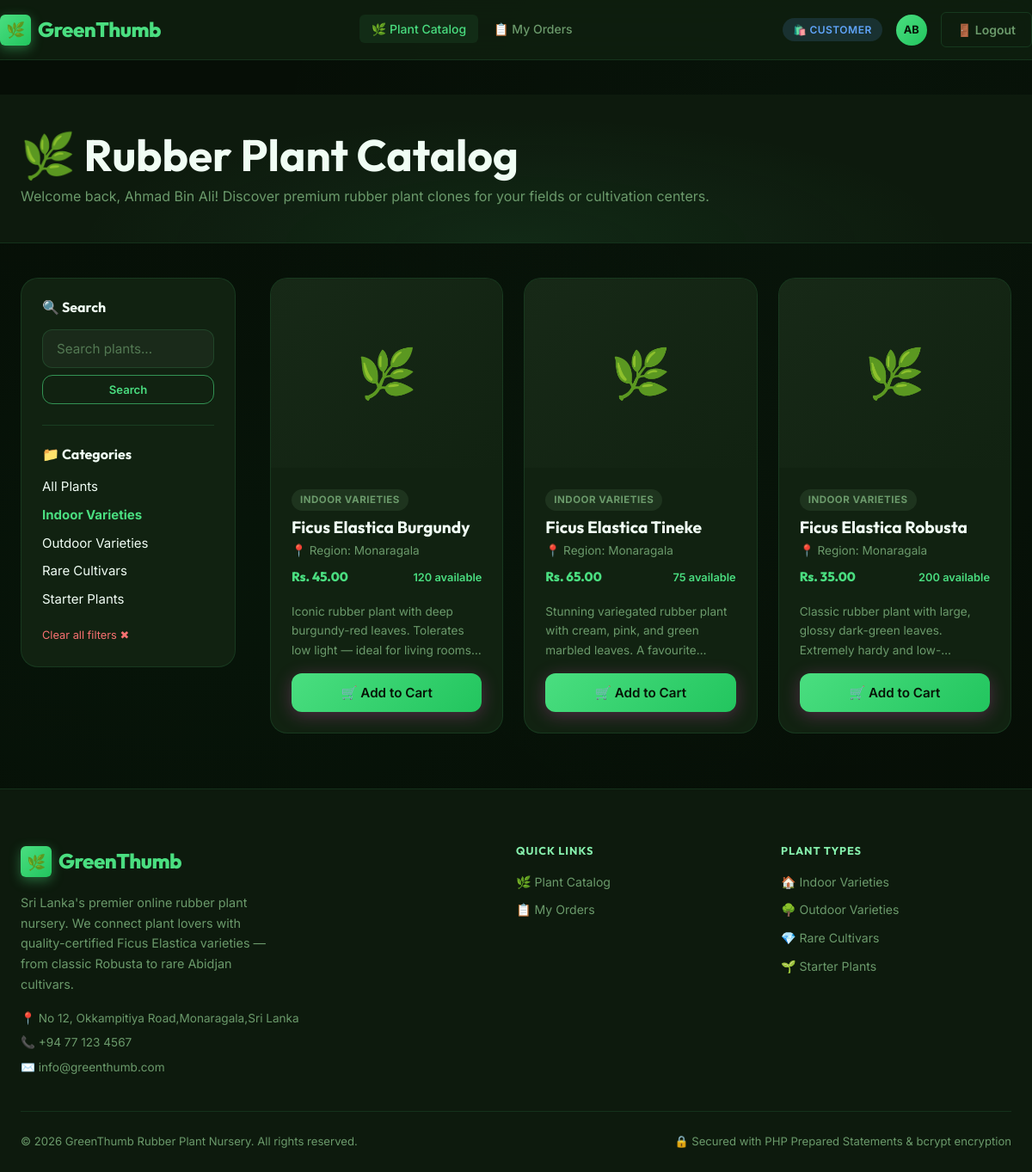
Page /customer/catalog.php?cat=1 (signed in) on the committed database.
### tables this page shows
CREATE TABLE plant_categories (
    category_id   INT UNSIGNED    NOT NULL AUTO_INCREMENT,

     
    category_name VARCHAR(100)    NOT NULL,

     
    description   TEXT            NULL,

    created_at    TIMESTAMP       NOT NULL DEFAULT CURRENT_TIMESTAMP,

    PRIMARY KEY (category_id),
    UNIQUE KEY uq_category_name (category_name)
);

CREATE TABLE plants (
    plant_id        INT UNSIGNED        NOT NULL AUTO_INCREMENT,

     
    category_id     INT UNSIGNED        NULL,

     
    plant_name      VARCHAR(150)        NOT NULL,

     
    scientific_name VARCHAR(150)        NULL,

     
    description     TEXT                NULL,

     
     
    price_per_unit  DECIMAL(10, 2)      NOT NULL DEFAULT 0.00,

     
    stock_quantity  INT UNSIGNED        NOT NULL DEFAULT 0,

     
    min_order_qty   INT UNSIGNED        NOT NULL DEFAULT 1,

     
    image_filename  VARCHAR(255)        NULL,

     
    is_available    TINYINT(1)          NOT NULL DEFAULT 1,

     
    created_by      INT UNSIGNED        NULL,    
    created_at      TIMESTAMP           NOT NULL DEFAULT CURRENT_TIMESTAMP,
    updated_at      TIMESTAMP           NOT NULL DEFAULT CURRENT_TIMESTAMP
                                                 ON UPDATE CURRENT_TIMESTAMP,

     
     
     
    PRIMARY KEY (plant_id),

     
    CONSTRAINT chk_price_positive   CHECK (price_per_unit >= 0),
    CONSTRAINT chk_stock_positive   CHECK (stock_quantity >= 0),
    CONSTRAINT chk_min_order        CHECK (min_order_qty  >= 1),

     
    INDEX idx_plants_category   (category_id),    
    INDEX idx_plants_available  (is_available),   
    INDEX idx_plants_created_by (created_by),     

     
     
     
    CONSTRAINT fk_plants_category
        FOREIGN KEY (category_id)
        REFERENCES plant_categories (category_id)
        ON UPDATE CASCADE     
        ON DELETE SET NULL,   

    CONSTRAINT fk_plants_created_by
        FOREIGN KEY (created_by)
        REFERENCES users (user_id)
        ON UPDATE CASCADE
        ON DELETE SET NULL    
);

### config/db.php (called while the page is built, shortened)
<?php
try {
    $conn = new mysqli(DB_HOST, DB_USER, DB_PASS, DB_NAME, DB_PORT);
    $conn->set_charset(DB_CHARSET);
} catch (mysqli_sql_exception $e) {
    error_log('[GreenThumb DB Error] Connection failed: ' . $e->getMessage());
    die('
        <div style="
            font-family: Arial, sans-serif;
            max-width: 600px;
            margin: 80px auto;
            padding: 30px;
            border: 1px solid #e74c3c;
            border-radius: 8px;
            background: #fdf0ef;
            color: #c0392b;
            text-align: center;">
            <h2>&#9888; Database Connection Error</h2>
            <p>We are unable to connect to the database right now.</p>
            <p>Please ensure XAMPP MySQL is running and try again.</p>
            <small style="color:#999;">
                Error reference logged. Contact your administrator if this persists.
            </small>
        </div>
    ');
}
function db_query(string $sql, string $types = '', array $params = []): array|int
{
    global $conn;
    $stmt = $conn->prepare($sql);
    if ($types !== '' && count($params) > 0) {
        $stmt->bind_param($types, ...$params);
    }
    $stmt->execute();
    $result = $stmt->get_result();
    if ($result instanceof mysqli_result) {
        $rows = $result->fetch_all(MYSQLI_ASSOC);
        return $rows;
    } else {
        $affected = $stmt->affected_rows;
        $stmt->close();
        return $affected;
    }
}
?>

### customer/catalog.php (the view, shortened to what this page needs)
<?php
require_once __DIR__ . '/../config/db.php';
$customer_name = htmlspecialchars($_SESSION['full_name']);
$category_id = isset($_GET['cat']) ? (int) $_GET['cat'] : 0;
$search_query = isset($_GET['q']) ? trim($_GET['q']) : '';
$sql = "SELECT p.*, c.category_name
        FROM plants p
        LEFT JOIN plant_categories c ON p.category_id = c.category_id
        WHERE p.is_available = 1";
$types = "";
$params = [];
if ($category_id > 0) {
    $sql .= " AND p.category_id = ?";
    $types .= "i";
    $params[] = $category_id;
}
$sql .= " ORDER BY p.created_at DESC";
$plants = db_query($sql, $types, $params);
$categories = db_query("SELECT * FROM plant_categories ORDER BY category_name ASC");
require_once __DIR__ . '/../components/header.php';
?>
<div class="page-hero">
    <div class="container">
        <h1>🌿 Rubber Plant Catalog</h1>
        <p>Welcome back, <?= $customer_name ?>! Discover premium rubber plant clones for your fields or cultivation centers.</p>
    </div>
</div>
<div class="container fade-in">
    <div style="display:grid;grid-template-columns:250px 1fr;gap:var(--space-xl);align-items:start;">
        <aside class="card" style="position: sticky; top: calc(var(--navbar-h) + 20px);">
            <div class="card-body">
                <h3 style="font-size:1rem;margin-bottom:var(--space-md);">🔍 Search</h3>
                <form action="catalog.php" method="GET" style="margin-bottom:var(--space-lg);">
                    <div class="form-group" style="margin-bottom:var(--space-sm);">
                        <input type="text" name="q" class="form-control" placeholder="Search plants..." value="<?= htmlspecialchars($search_query) ?>">
                    </div>
                    <button type="submit" class="btn btn-secondary btn-sm btn-full">Search</button>
                </form>
                <div class="divider"></div>
                <h3 style="font-size:1rem;margin-bottom:var(--space-md);">📁 Categories</h3>
                <ul style="display:flex;flex-direction:column;gap:8px;">
                    <li>
                        <a href="catalog.php<?= $search_query ? '?q='.urlencode($search_query) : '' ?>"
                           style="color: <?= $category_id === 0 ? 'var(--clr-primary)' : 'var(--clr-text-primary)' ?>; font-weight: <?= $category_id === 0 ? '700' : '400' ?>;">
                            All Plants
                        </a>
                    </li>
                    <?php foreach ($categories as $cat): ?>
                    <li>
                        <a href="catalog.php?cat=<?= $cat['category_id'] ?><?= $search_query ? '&q='.urlencode($search_query) : '' ?>"
                           style="color: <?= $category_id === $cat['category_id'] ? 'var(--clr-primary)' : 'var(--clr-text-primary)' ?>; font-weight: <?= $category_id === $cat['category_id'] ? '700' : '400' ?>;">
                            <?= htmlspecialchars($cat['category_name']) ?>
                        </a>
                    </li>
                    <?php endforeach; ?>
                </ul>
                <?php if ($category_id > 0 || $search_query !== ''): ?>
                    <div style="margin-top:var(--space-md);">
                        <a href="catalog.php" style="font-size:0.8rem;color:var(--clr-danger);">Clear all filters ✖</a>
                    </div>
                <?php endif; ?>
            </div>
        </aside>
        <section>
            <?php if (empty($plants)): ?>
                <div class="card" style="text-align:center;padding:var(--space-2xl);">
                    <div style="font-size:4rem;margin-bottom:var(--space-md);">🌵</div>
                    <h2>No plants found</h2>
                    <p>We couldn't find any rubber plants matching your criteria.</p>
                    <a href="catalog.php" class="btn btn-secondary" style="margin-top:var(--space-md);">View All Plants</a>
                </div>
            <?php else: ?>
                <div class="grid-3">
                    <?php foreach ($plants as $plant): ?>
                    <article class="card">
                        <?php
                        $gallery_images = db_query("SELECT image_path FROM plant_images WHERE plant_id = ? ORDER BY id ASC", "i", [$plant['plant_id']]);
                        $has_primary = !empty($plant['image_filename']);
                        if ($has_primary || !empty($gallery_images)):
                            $all_images = [];
                            if ($has_primary) {
                                $all_images[] = 'plants/' . $plant['image_filename'];
                            }
                            foreach ($gallery_images as $g) {
                                $all_images[] = $g['image_path'];
                            }
                            $carousel_id = 'carousel-' . $plant['plant_id'];
                        ?>
                            <div class="carousel-container" id="<?= $carousel_id ?>">
                                <div class="carousel-track">
                                    <?php foreach ($all_images as $idx => $img): ?>
                                        <div class="carousel-slide">
                                            <img src="/Rudder_plant/uploads/<?= htmlspecialchars($img) ?>" alt="<?= htmlspecialchars($plant['plant_name']) ?> - View <?= $idx+1 ?>" class="card-img">
                                        </div>
                                    <?php endforeach; ?>
                                </div>
                                <?php if (count($all_images) > 1): ?>
                                    <button type="button" class="carousel-btn prev" onclick="moveCarousel('<?= $carousel_id ?>', -1)">❮</button>
                                    <button type="button" class="carousel-btn next" onclick="moveCarousel('<?= $carousel_id ?>', 1)">❯</button>
                                    <div class="carousel-indicators">
                                        <?php foreach ($all_images as $idx => $img): ?>
                                            <span class="indicator <?= $idx === 0 ? 'active' : '' ?>"></span>
                                        <?php endforeach; ?>
                                    </div>
                                <?php endif; ?>
                            </div>
                        <?php else: ?>
                            <div class="card-img-placeholder">🌿</div>
                        <?php endif; ?>
                        <div class="card-body" style="display:flex;flex-direction:column;height:calc(100% - 220px);">
                            <div style="margin-bottom:8px;">
                                <span class="badge badge-muted"><?= htmlspecialchars($plant['category_name'] ?? 'Uncategorized') ?></span>
                            </div>
                            <h2 style="font-size:1.2rem;margin-bottom:4px;"><?= htmlspecialchars($plant['plant_name']) ?></h2>
                            <div style="font-size:0.85rem; color:var(--clr-text-muted); margin-bottom:8px;">
                                📍 Region: <?= htmlspecialchars($plant['location'] ?? 'Monaragala') ?>
                            </div>
                            <div class="flex items-center justify-between" style="margin-bottom:16px;">
                                <div class="price-tag">Rs. <?= number_format((float)($plant['price_per_unit'] ?? $plant['price'] ?? 0), 2) ?></div>
                                <div class="stock-indicator <?= $plant['stock_quantity'] > 10 ? 'stock-in' : ($plant['stock_quantity'] > 0 ? 'stock-low' : 'stock-out') ?>">
                                    <?= $plant['stock_quantity'] > 0 ? (int)$plant['stock_quantity'] . ' available' : 'Out of Stock' ?>
                                </div>
                            </div>
                            <p style="font-size:0.85rem;margin-bottom:var(--space-md);flex-grow:1;display:-webkit-box;-webkit-line-clamp:3;-webkit-box-orient:vertical;overflow:hidden;">
                                <?= htmlspecialchars($plant['description'] ?? 'No description available for this rubber plant clone.') ?>
                            </p>
                            <form action="/Rudder_plant/customer/cart.php" method="POST" style="margin-top:auto;">
                                <?php if ($plant['stock_quantity'] > 0): ?>
                                    <button type="submit" class="btn btn-primary btn-full">
                                        🛒 Add to Cart
                                    </button>
                                <?php else: ?>
                                    <button type="button" class="btn btn-secondary btn-full" disabled style="opacity:0.6;cursor:not-allowed;">
                                        Out of Stock
                                    </button>
                                <?php endif; ?>
                            </form>
                        </div>
                    </article>
                    <?php endforeach; ?>
                </div>
            <?php endif; ?>
        </section>
    </div>
</div>
<?php require_once __DIR__ . '/../components/footer.php'; ?>

### rows in the picture
plant_categories: category_name "Indoor Varieties"
plant_categories: category_name "Outdoor Varieties"
plant_categories: category_name "Rare Cultivars"
plant_categories: category_name "Starter Plants"
plants: category.category_name "INDOOR VARIETIES", plant_name "Ficus Elastica Burgundy", location "Monaragala", price_per_unit "45.00", stock_quantity "120", description "Iconic rubber plant with deep burgundy-red leaves. Tolerates low light — ideal for living…", shows "🛒 Add to Cart"
plants: category.category_name "INDOOR VARIETIES", plant_name "Ficus Elastica Tineke", location "Monaragala", price_per_unit "65.00", stock_quantity "75", description "Stunning variegated rubber plant with cream, pink, and green marbled leaves. A…", shows "🛒 Add to Cart"
plants: category.category_name "INDOOR VARIETIES", plant_name "Ficus Elastica Robusta", location "Monaragala", price_per_unit "35.00", stock_quantity "200", description "Classic rubber plant with large, glossy dark-green leaves. Extremely hardy…", shows "🛒 Add to Cart"

### other values in the picture
$user_role "CUSTOMER"
$user_initials "AB"
$customer_name "Ahmad Bin Ali"
